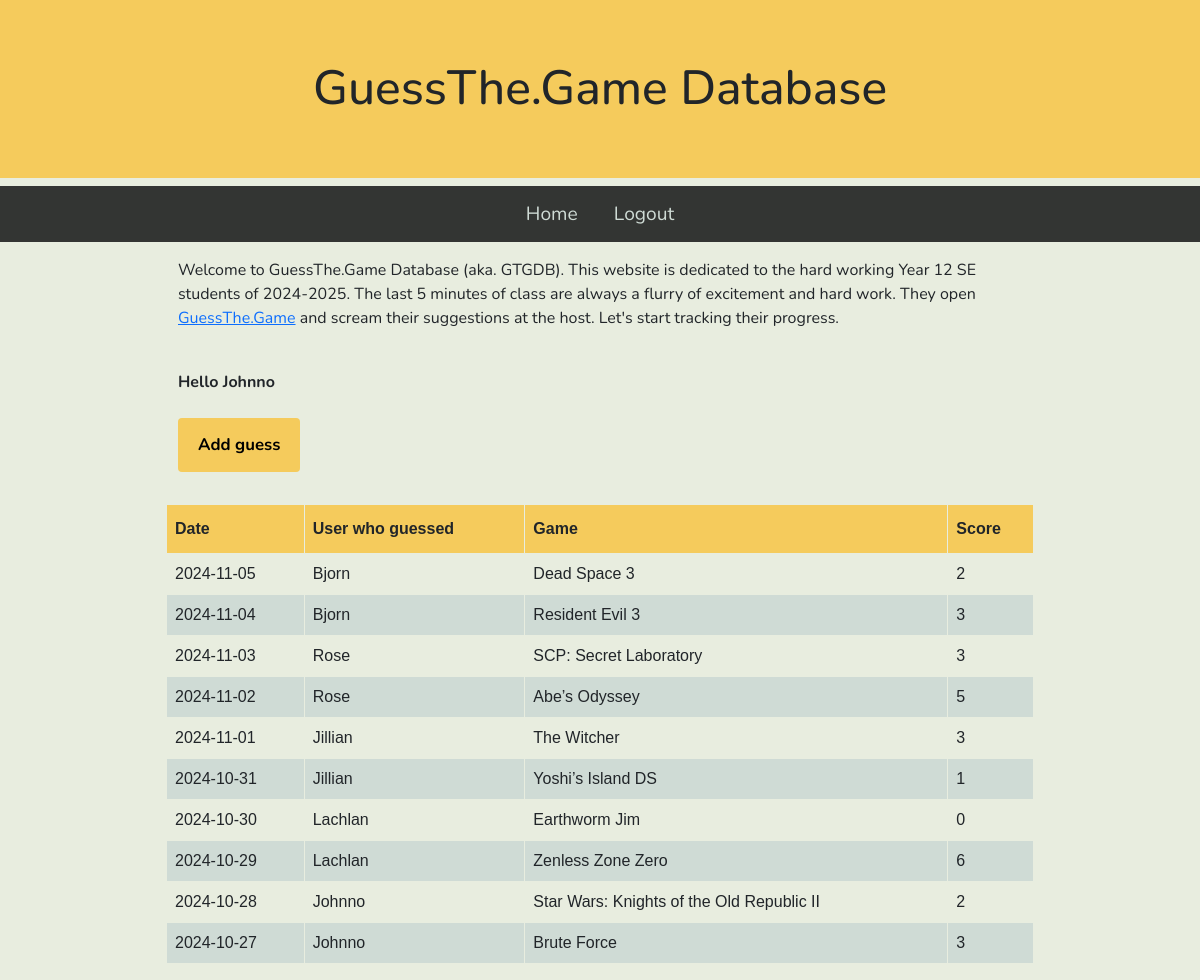
The app's page / (signed in), older data.
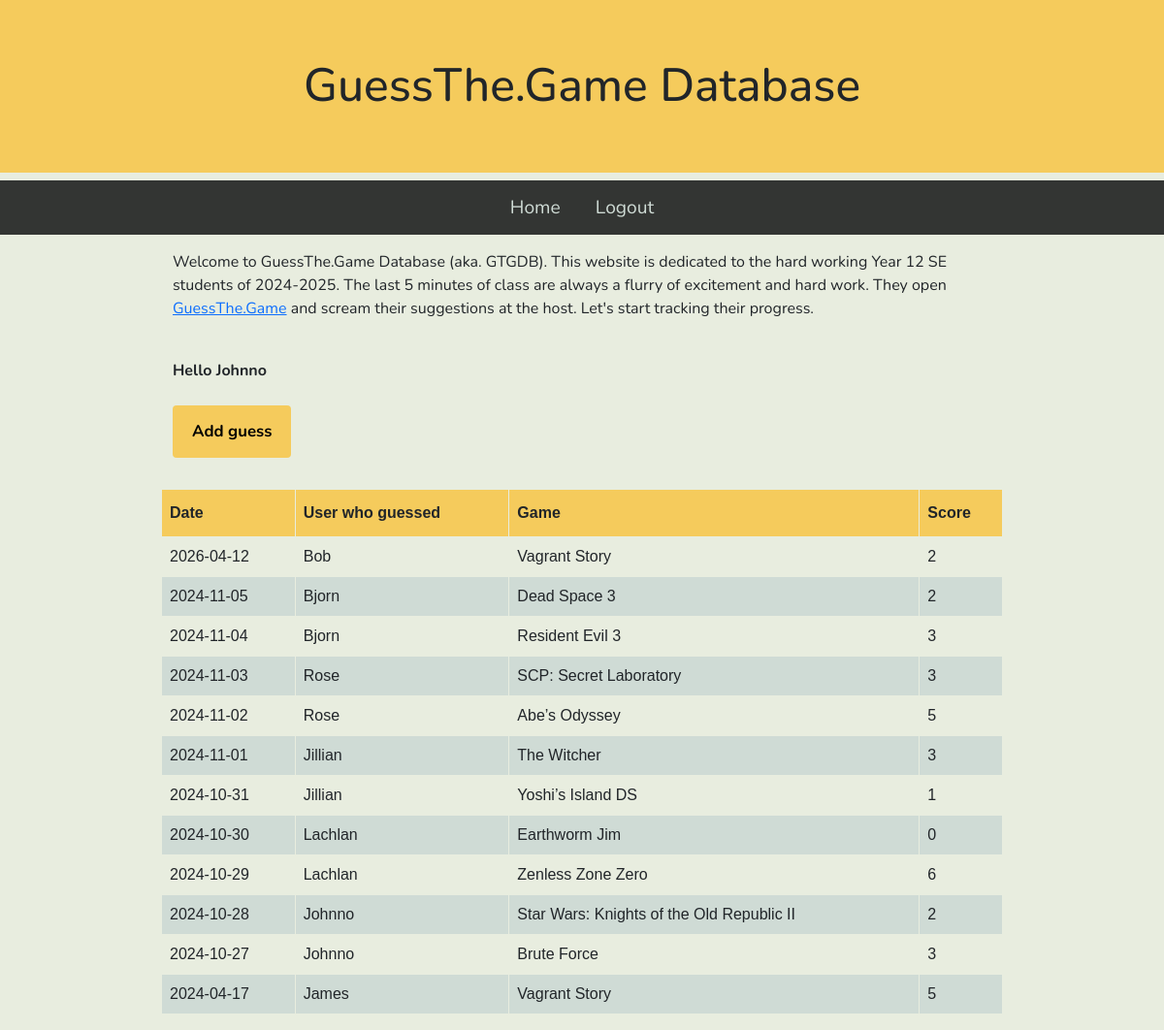
The same page, newer data.
### tables this page shows
CREATE TABLE Guesses (id INTEGER PRIMARY KEY AUTOINCREMENT,
                      user_id INTEGER,
                      date TEXT NOT NULL,
                      score INTEGER,
                      game TEXT NOT NULL);

### main.py (the view)
@app.route("/")
def Home():
    username = 'there'
    guessData = ""
    if session.get('username'):
        username = session['username'].title()
        guessData = db.GetAllGuesses() # Note: the new line
    return render_template("index.html", guesses=guessData, name=username)

### db.py (called while the page is built)
def GetDB():
    db = sqlite3.connect(".database/gtg.db")
    db.row_factory = sqlite3.Row
    return db

def GetAllGuesses():
    db = GetDB()
    guesses = db.execute("""SELECT Guesses.date, Guesses.game, Guesses.score, UPPER(SUBSTR(Users.username, 1, 1)) || LOWER(SUBSTR(Users.username, 2)) AS username
                            FROM Guesses JOIN Users ON Guesses.user_id = Users.id
                            ORDER BY date DESC""").fetchall()
    db.close()
    return guesses

### templates/index.html
{% extends "base.html" %} {% block content %}
<div class="container">
  <p>
    Welcome to GuessThe.Game Database (aka. GTGDB). This website is dedicated to
    the hard working Year 12 SE students of 2024-2025. The last 5 minutes of
    class are always a flurry of excitement and hard work. They open
    <a href="https://guessthe.game/">GuessThe.Game</a> and scream their
    suggestions at the host. Let's start tracking their progress.
  </p>
  {% if session['username'] %}
  <br />
  <p class="bolded">Hello {{name}}</p>
  <a href="/add"><button>Add guess</button></a>
  {%else%}
  <br />
  <p class="bolded">Please log in to view table</p>
  {% endif %}
</div>
<br />
<table class="guess_table">
  <thead>
    <th>Date</th>
    <th>User who guessed</th>
    <th>Game</th>
    <th>Score</th>
  </thead>
  <tbody>
    {% for guess in guesses %}
    <tr>
      <td>{{ guess['date'] }}</td>
      <td>{{ guess['username'] }}</td>
      <td>{{ guess['game'] }}</td>
      <td>{{ guess['score'] }}</td>
    </tr>
    {% endfor %}
  </tbody>
</table>
{% endblock %}

### templates/base.html (shortened to what this page needs)
<!doctype html>
<html lang="en">
  <head>
    <link
      href="https://cdn.jsdelivr.net/npm/bootstrap@5.3.8/dist/css/bootstrap.min.css"
      rel="stylesheet"
    />
    <link rel="stylesheet" href="../static/css/style.css" />
  </head>
  <body>
    <h1 class="banner">GuessThe.Game Database</h1>
    <nav>
      <a href="/">Home</a>
      {% if not session['username'] %}
      <a href="/login">Login</a>
      <a href="/register">Register</a>
      {% else %}
      <a href="/logout">Logout</a>
      {% endif %}
    </nav>
    <main>{%block content %} {% endblock %}</main>
  </body>
</html>

### static/css/style.css (style rules this page uses)
* { padding: 0; margin: 0; box-sizing: border-box; }
.bolded { font-weight: bold; }
body { background: #e8eddf; font-family: "Nunito", sans-serif; font-size: 1rem; }
main { max-width: 900px; margin: auto; padding: 1rem; line-height: 1.5; }
.banner { padding: 60px; text-align: center; background: #f5cb5c; color: 242423; font-size: 3em; }
nav { overflow: hidden; background-color: #333533; text-align: center; }
nav a { display: inline-block; color: #cfdbd5; padding: 14px 16px; text-decoration: none; font-size: 1.2em; }
.guess_table { font-family: Arial, Helvetica, sans-serif; border-collapse: collapse; width: 100%; }
.guess_table td, .guess_table th { border: 1px solid #e8eddf; padding: 8px; }
.guess_table tr:nth-child(even) { background-color: #cfdbd5; }
.guess_table th { padding-top: 12px; padding-bottom: 12px; text-align: left; background-color: #f5cb5c; color: cfdbd5; }
button { background-color: #f5cb5c; color: 333533; padding: 14px 20px; margin: 8px 0; border: none; border-radius: 4px; cursor: pointer; font-size: 1.05em; font-weight: bold; }

Row changes from the older to the newer data that the page shows:
added Guesses: date "2026-04-12", username "Bob", game "Vagrant Story", score "2"
added Guesses: date "2024-04-17", username "James", game "Vagrant Story", score "5"
